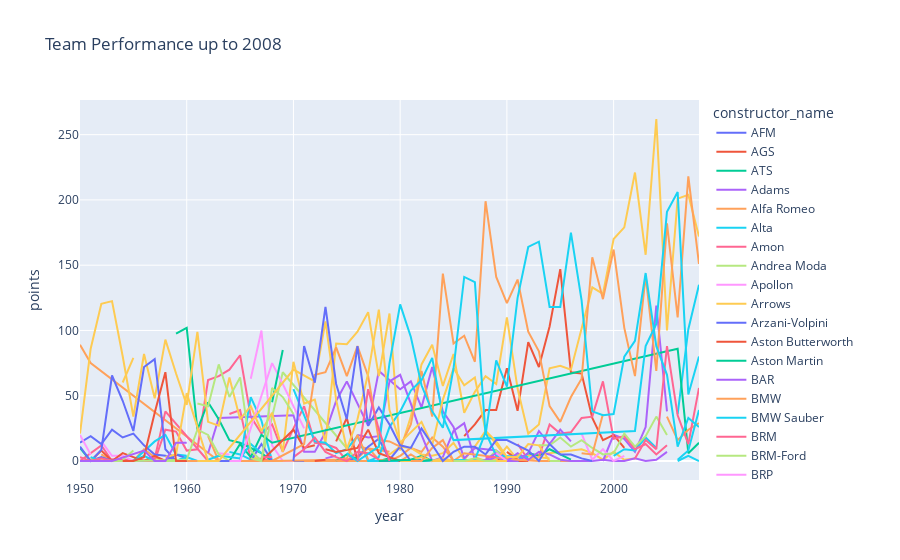

Notebook code cell kept with this figure:
### Code cell
# Summarize points by team and year
team_points_summary = f1_data.groupby(['constructor_name', 'year'])['points'].sum().reset_index()

# Plot team performance up to 2008
fig = px.line(team_points_summary[team_points_summary['year'] < 2009], 
              x='year', y='points', color='constructor_name', title='Team Performance up to 2008')
fig.show()
